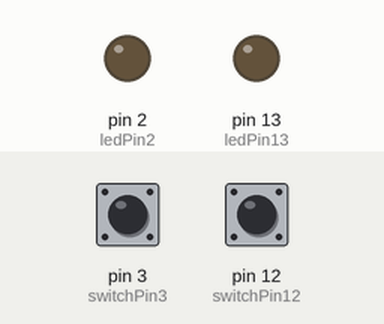
A sketch run on a simulated Arduino Uno, built with avr-gcc and run on an emulated ATmega328P. Shown: output pins drawn as LEDs (lit = HIGH). The test bench sets the inputs (shaded band); at power-on: pin 3 (switchPin3) HIGH, pin 12 (switchPin12) HIGH. Random numbers use the default seed unless the sketch sets one.

Above: at 0.1 s.
At 0.6 s:
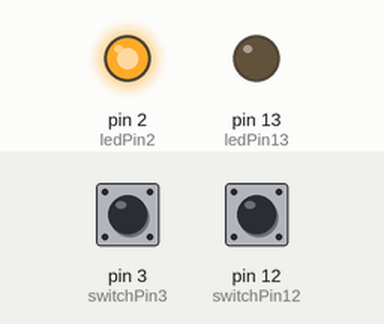
Timing chart, 0 to 3.0 s (numbered marks = the images above):
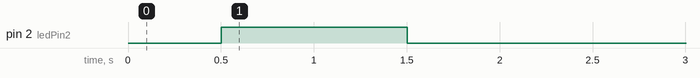

The sketch:

Button_Game_Sketch.ino
```cpp
const int switchPin3 = 3;
const int switchPin12 = 12;
const int ledPin2 = 2;
const int ledPin13 = 13;
const int size = 30;
const int left = 1;
const int right = 2;
boolean buttonFlag = true;
int score = 0;
int switchState = 0;
int directions[size];

void lightLed(int direction, int storedDirection, int pin) {
  if(direction == storedDirection) {
    delay(500);
    digitalWrite(pin, HIGH);
    delay(1000);
    digitalWrite(pin, LOW);
  }
}

void setup() {
  // put your setup code here, to run once:
  pinMode(ledPin2, OUTPUT);
  pinMode(ledPin13, OUTPUT);
  pinMode(switchPin3, INPUT);
  pinMode(switchPin12, INPUT);
  randomSeed(analogRead(0));

  for(int i = 0; i < size; i++) {
    directions[i] = random(2) + 1;
  }
}

void loop() {
  for(int i = 0; i < size; i++) {
    if(score >= i) {
      lightLed(left, directions[i], ledPin2);
      lightLed(right, directions[i], ledPin13);
    }
  }

  int count = 0;
  while(true) {
    int pressedDirection;

    if(!digitalRead(switchPin3) && !digitalRead(switchPin12)) {
      buttonFlag = false;
    }

    if(digitalRead(switchPin3) == HIGH && buttonFlag == false) {
      buttonFlag = true;
      pressedDirection = left;
      if(pressedDirection != directions[count]) {
        count = 0;
        break;
      }
      count++;
    } else if(digitalRead(switchPin12) == HIGH && buttonFlag == false) {
      buttonFlag = true;
      pressedDirection = right;
      if(pressedDirection != directions[count]) {
        count = 0;
        break;
      }
      count++;
    }

    if(count > score) {
      score++;
      buttonFlag = true;
      break;
    }
  }
}
```

Measured:
- by itself, pin 2 (ledPin2): LOW → HIGH at 0.50 s, → LOW 1.0 s later
